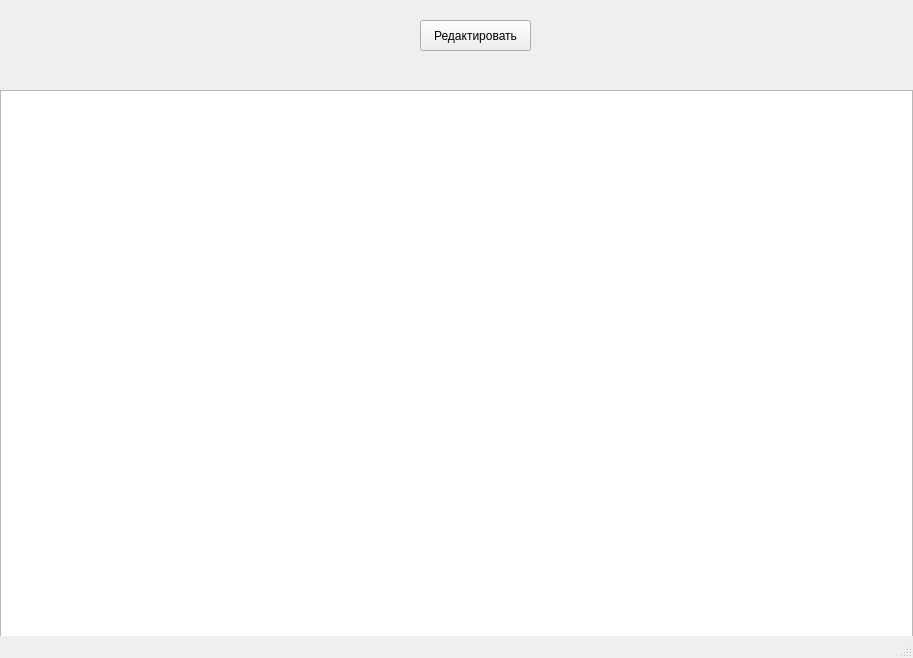
<?xml version="1.0" encoding="UTF-8"?>
<ui version="4.0">
 <class>MainWindow</class>
 <widget class="QMainWindow" name="MainWindow">
  <property name="geometry">
   <rect>
    <x>0</x>
    <y>0</y>
    <width>913</width>
    <height>658</height>
   </rect>
  </property>
  <property name="windowTitle">
   <string>MainWindow</string>
  </property>
  <widget class="QWidget" name="centralwidget">
   <widget class="QTableWidget" name="tableWidget">
    <property name="geometry">
     <rect>
      <x>0</x>
      <y>90</y>
      <width>913</width>
      <height>658</height>
     </rect>
    </property>
   </widget>
   <widget class="QPushButton" name="pushButton">
    <property name="geometry">
     <rect>
      <x>420</x>
      <y>20</y>
      <width>111</width>
      <height>31</height>
     </rect>
    </property>
    <property name="text">
     <string>Редактировать</string>
    </property>
   </widget>
  </widget>
  <widget class="QMenuBar" name="menubar">
   <property name="geometry">
    <rect>
     <x>0</x>
     <y>0</y>
     <width>913</width>
     <height>26</height>
    </rect>
   </property>
  </widget>
  <widget class="QStatusBar" name="statusbar"/>
 </widget>
 <resources/>
 <connections/>
</ui>
